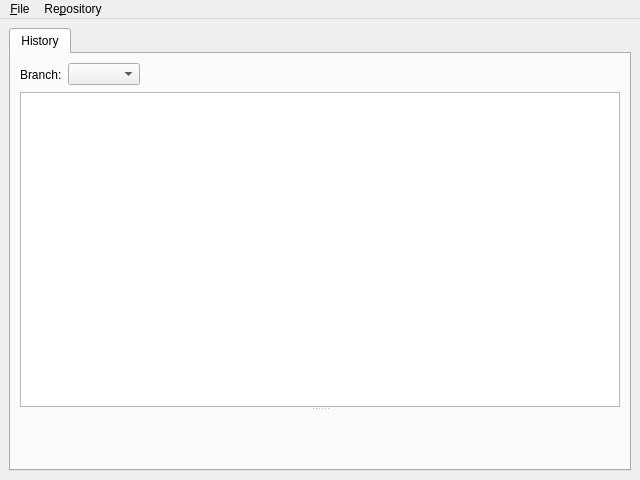
<?xml version="1.0" encoding="UTF-8"?>
<ui version="4.0">
 <class>MainWindow</class>
 <widget class="QMainWindow" name="MainWindow">
  <property name="geometry">
   <rect>
    <x>0</x>
    <y>0</y>
    <width>640</width>
    <height>480</height>
   </rect>
  </property>
  <property name="windowTitle">
   <string>Kitten</string>
  </property>
  <widget class="QWidget" name="centralwidget">
   <layout class="QGridLayout" name="gridLayout">
    <item row="1" column="0">
     <widget class="KTabWidget" name="viewModeTabWidget">
      <property name="currentIndex">
       <number>0</number>
      </property>
      <widget class="QWidget" name="historyWidget">
       <attribute name="title">
        <string>History</string>
       </attribute>
       <layout class="QGridLayout" name="gridLayout_2">
        <item row="0" column="0">
         <widget class="QLabel" name="label">
          <property name="text">
           <string>Branch:</string>
          </property>
         </widget>
        </item>
        <item row="0" column="1">
         <widget class="KComboBox" name="historyBranchComboBox"/>
        </item>
        <item row="0" column="2">
         <spacer name="horizontalSpacer">
          <property name="orientation">
           <enum>Qt::Horizontal</enum>
          </property>
          <property name="sizeHint" stdset="0">
           <size>
            <width>483</width>
            <height>23</height>
           </size>
          </property>
         </spacer>
        </item>
        <item row="1" column="0" colspan="3">
         <widget class="QSplitter" name="splitter">
          <property name="orientation">
           <enum>Qt::Vertical</enum>
          </property>
          <widget class="QTreeView" name="historyView">
           <property name="alternatingRowColors">
            <bool>true</bool>
           </property>
           <property name="rootIsDecorated">
            <bool>false</bool>
           </property>
           <property name="itemsExpandable">
            <bool>false</bool>
           </property>
          </widget>
          <widget class="CommitWidget" name="commitWidget" native="true"/>
         </widget>
        </item>
       </layout>
      </widget>
     </widget>
    </item>
   </layout>
  </widget>
  <widget class="QMenuBar" name="menubar">
   <property name="geometry">
    <rect>
     <x>0</x>
     <y>0</y>
     <width>640</width>
     <height>24</height>
    </rect>
   </property>
   <widget class="QMenu" name="menu_File">
    <property name="title">
     <string>&amp;File</string>
    </property>
    <addaction name="action_Quit"/>
   </widget>
   <widget class="QMenu" name="menuRe_pository">
    <property name="title">
     <string>Re&amp;pository</string>
    </property>
    <addaction name="action_Open"/>
    <addaction name="action_Reload"/>
   </widget>
   <addaction name="menu_File"/>
   <addaction name="menuRe_pository"/>
  </widget>
  <action name="action_Quit">
   <property name="text">
    <string>&amp;Quit</string>
   </property>
   <property name="shortcut">
    <string>Ctrl+Q</string>
   </property>
  </action>
  <action name="action_Open">
   <property name="text">
    <string>&amp;Open ...</string>
   </property>
   <property name="shortcut">
    <string>Ctrl+O</string>
   </property>
  </action>
  <action name="action_Reload">
   <property name="text">
    <string>&amp;Reload</string>
   </property>
   <property name="shortcut">
    <string>F5</string>
   </property>
  </action>
 </widget>
 <customwidgets>
  <customwidget>
   <class>KComboBox</class>
   <extends>QComboBox</extends>
   <header>kcombobox.h</header>
  </customwidget>
  <customwidget>
   <class>KTabWidget</class>
   <extends>QTabWidget</extends>
   <header>ktabwidget.h</header>
   <container>1</container>
  </customwidget>
  <customwidget>
   <class>CommitWidget</class>
   <extends>QWidget</extends>
   <header>commitwidget.h</header>
   <container>1</container>
  </customwidget>
 </customwidgets>
 <resources/>
 <connections/>
</ui>
